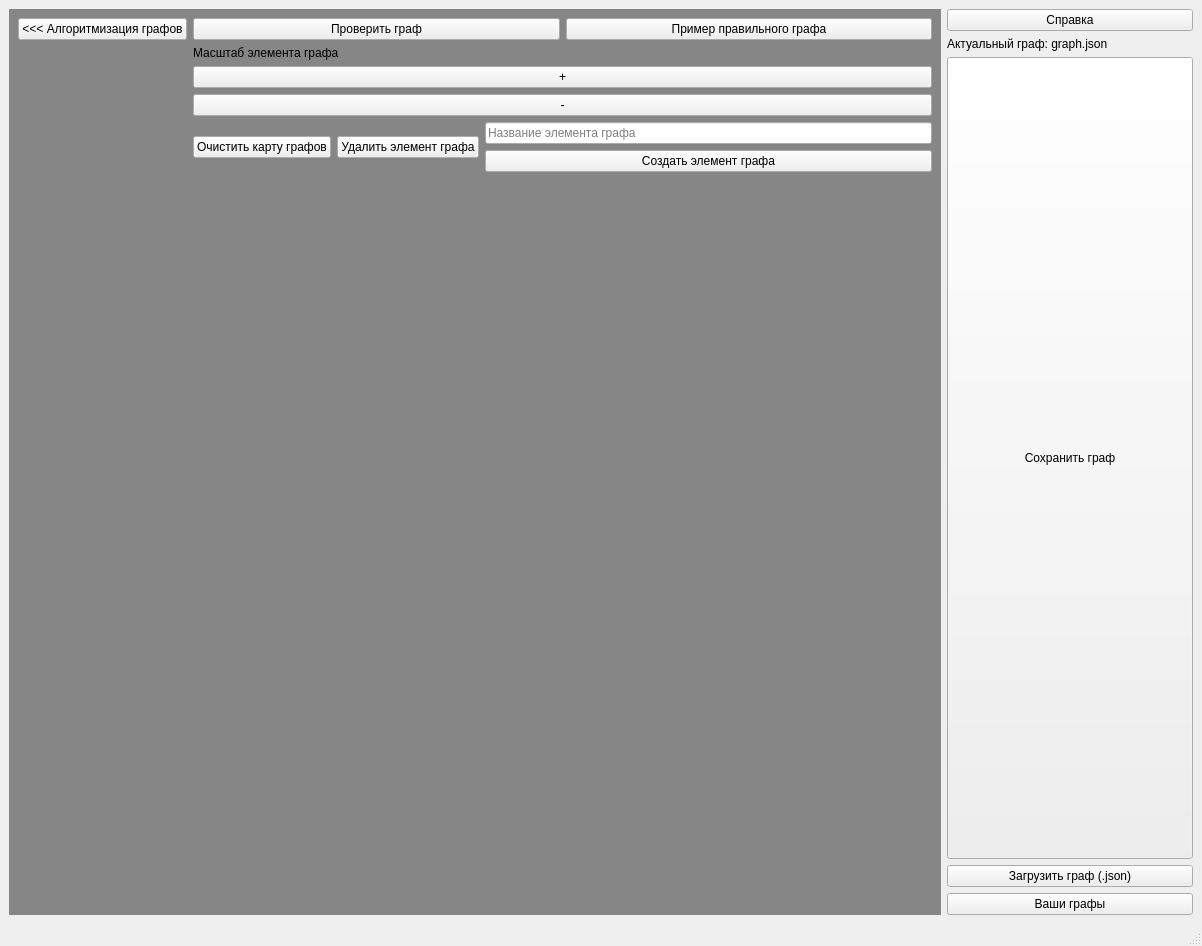
<?xml version="1.0" encoding="UTF-8"?>
<ui version="4.0">
 <class>MainWindow</class>
 <widget class="QMainWindow" name="MainWindow">
  <property name="geometry">
   <rect>
    <x>0</x>
    <y>0</y>
    <width>1202</width>
    <height>946</height>
   </rect>
  </property>
  <property name="sizePolicy">
   <sizepolicy hsizetype="Expanding" vsizetype="Expanding">
    <horstretch>0</horstretch>
    <verstretch>0</verstretch>
   </sizepolicy>
  </property>
  <property name="windowTitle">
   <string>MainWindow</string>
  </property>
  <property name="autoFillBackground">
   <bool>false</bool>
  </property>
  <widget class="QWidget" name="centralwidget">
   <layout class="QHBoxLayout" name="horizontalLayout">
    <item>
     <widget class="QStackedWidget" name="StackedWidget">
      <property name="styleSheet">
       <string notr="true">QStackedWidget {
	background-color: rgb(134, 134, 134)
}</string>
      </property>
      <property name="currentIndex">
       <number>0</number>
      </property>
      <widget class="QWidget" name="First_Page">
       <layout class="QVBoxLayout" name="verticalLayout_3">
        <item>
         <layout class="QFormLayout" name="formLayout_3">
          <item row="0" column="0">
           <layout class="QVBoxLayout" name="FP_VerticalLayout1">
            <item>
             <widget class="QPushButton" name="FP_VL1_PushButton">
              <property name="text">
               <string>&lt;&lt;&lt; Алгоритмизация графов</string>
              </property>
             </widget>
            </item>
           </layout>
          </item>
          <item row="0" column="1">
           <layout class="QHBoxLayout" name="horizontalLayout_2">
            <item>
             <widget class="QPushButton" name="FP_VP3_CheckGraphBtn">
              <property name="text">
               <string>Проверить граф</string>
              </property>
             </widget>
            </item>
            <item>
             <widget class="QPushButton" name="FP_VP3_GreatGraphExampleBtn">
              <property name="text">
               <string>Пример правильного графа</string>
              </property>
             </widget>
            </item>
           </layout>
          </item>
          <item row="1" column="1">
           <layout class="QVBoxLayout" name="verticalLayout_2">
            <item>
             <widget class="QLabel" name="label">
              <property name="enabled">
               <bool>true</bool>
              </property>
              <property name="text">
               <string>Масштаб элемента графа</string>
              </property>
             </widget>
            </item>
            <item>
             <widget class="QPushButton" name="pushButton_2">
              <property name="text">
               <string>+</string>
              </property>
             </widget>
            </item>
            <item>
             <widget class="QPushButton" name="pushButton">
              <property name="text">
               <string>-</string>
              </property>
             </widget>
            </item>
           </layout>
          </item>
          <item row="2" column="1">
           <layout class="QHBoxLayout" name="horizontalLayout_3">
            <item>
             <widget class="QPushButton" name="pushButton_3">
              <property name="text">
               <string>Очистить карту графов</string>
              </property>
             </widget>
            </item>
            <item>
             <widget class="QPushButton" name="pushButton_4">
              <property name="text">
               <string>Удалить элемент графа</string>
              </property>
             </widget>
            </item>
            <item>
             <layout class="QVBoxLayout" name="verticalLayout_4">
              <item>
               <widget class="QLineEdit" name="FP_VP2_LineEdit">
                <property name="text">
                 <string/>
                </property>
                <property name="placeholderText">
                 <string>Название элемента графа</string>
                </property>
                <property name="clearButtonEnabled">
                 <bool>true</bool>
                </property>
               </widget>
              </item>
              <item>
               <widget class="QPushButton" name="FP_VP2_PushButton">
                <property name="text">
                 <string>Создать элемент графа</string>
                </property>
               </widget>
              </item>
             </layout>
            </item>
           </layout>
          </item>
         </layout>
        </item>
       </layout>
      </widget>
      <widget class="QWidget" name="Second_Page">
       <layout class="QVBoxLayout" name="verticalLayout">
        <item>
         <layout class="QFormLayout" name="formLayout_2">
          <item row="0" column="0">
           <layout class="QFormLayout" name="formLayout">
            <item row="0" column="0">
             <widget class="QPushButton" name="SP_HL_VL_VL_PushButton">
              <property name="enabled">
               <bool>true</bool>
              </property>
              <property name="text">
               <string>&lt;&lt;&lt; Редактор графов</string>
              </property>
             </widget>
            </item>
            <item row="1" column="0">
             <widget class="QPushButton" name="SP_HL_VL_VL2_PushButton">
              <property name="text">
               <string>Обойти граф</string>
              </property>
             </widget>
            </item>
           </layout>
          </item>
          <item row="0" column="1">
           <layout class="QHBoxLayout" name="SP_HL_HorizontalLayout">
            <item>
             <layout class="QVBoxLayout" name="SP_HL_HL_VerticalLayout">
              <item>
               <widget class="QLabel" name="SP_HL_HL_VL1_Label">
                <property name="text">
                 <string>Выбрать цвет стрелки:</string>
                </property>
               </widget>
              </item>
              <item>
               <widget class="QListWidget" name="SP_HL_HL_VL1_ListWidget">
                <item>
                 <property name="text">
                  <string>Красный</string>
                 </property>
                </item>
                <item>
                 <property name="text">
                  <string>Синий</string>
                 </property>
                </item>
                <item>
                 <property name="text">
                  <string>Зеленый</string>
                 </property>
                </item>
                <item>
                 <property name="text">
                  <string>Желтый </string>
                 </property>
                </item>
                <item>
                 <property name="text">
                  <string>Розовый</string>
                 </property>
                </item>
                <item>
                 <property name="text">
                  <string>Фиолетовый</string>
                 </property>
                </item>
                <item>
                 <property name="text">
                  <string>Голубой</string>
                 </property>
                </item>
                <item>
                 <property name="text">
                  <string>Пурпурный</string>
                 </property>
                </item>
                <item>
                 <property name="text">
                  <string>Салатовый</string>
                 </property>
                </item>
                <item>
                 <property name="text">
                  <string>Коричневый</string>
                 </property>
                </item>
               </widget>
              </item>
              <item>
               <widget class="QPushButton" name="SP_HL_HL_VL1_ChangeColorBtn">
                <property name="text">
                 <string>Выбрать свой цвет</string>
                </property>
               </widget>
              </item>
             </layout>
            </item>
            <item>
             <layout class="QVBoxLayout" name="SP_HL_HL_VerticalLayout3">
              <item>
               <widget class="QLabel" name="SP_HL_HL_VL3_Label">
                <property name="text">
                 <string>Выбрать тип обхода дерева:</string>
                </property>
               </widget>
              </item>
              <item>
               <widget class="QListWidget" name="SP_HL_HL_VL3_ListWidget"/>
              </item>
             </layout>
            </item>
            <item>
             <layout class="QVBoxLayout" name="SP_HL_HL_VerticalLayout_2">
              <item>
               <widget class="QLabel" name="SP_HL_HL_VL2_Label">
                <property name="text">
                 <string>Выбрать тип перемещения стрелок:</string>
                </property>
               </widget>
              </item>
              <item>
               <widget class="QListWidget" name="SP_HL_HL_VL2_ListWidget"/>
              </item>
             </layout>
            </item>
           </layout>
          </item>
          <item row="1" column="0" colspan="2">
           <widget class="QMdiArea" name="mdiArea_2"/>
          </item>
         </layout>
        </item>
       </layout>
      </widget>
     </widget>
    </item>
    <item>
     <layout class="QGridLayout" name="gridLayout">
      <property name="sizeConstraint">
       <enum>QLayout::SetNoConstraint</enum>
      </property>
      <item row="1" column="0">
       <widget class="QLabel" name="VP_Label">
        <property name="text">
         <string>Актуальный граф: graph.json</string>
        </property>
       </widget>
      </item>
      <item row="2" column="0">
       <widget class="QPushButton" name="pushButton_5">
        <property name="sizePolicy">
         <sizepolicy hsizetype="Expanding" vsizetype="Expanding">
          <horstretch>0</horstretch>
          <verstretch>0</verstretch>
         </sizepolicy>
        </property>
        <property name="text">
         <string>Сохранить граф</string>
        </property>
       </widget>
      </item>
      <item row="3" column="0">
       <widget class="QPushButton" name="VP_UploadGraphButton">
        <property name="text">
         <string>Загрузить граф (.json)</string>
        </property>
       </widget>
      </item>
      <item row="4" column="0">
       <widget class="QPushButton" name="VP_PushButton1">
        <property name="text">
         <string>Ваши графы</string>
        </property>
       </widget>
      </item>
      <item row="0" column="0">
       <widget class="QPushButton" name="Info">
        <property name="enabled">
         <bool>true</bool>
        </property>
        <property name="cursor">
         <cursorShape>ArrowCursor</cursorShape>
        </property>
        <property name="text">
         <string>Справка</string>
        </property>
       </widget>
      </item>
     </layout>
    </item>
   </layout>
  </widget>
  <widget class="QMenuBar" name="menubar">
   <property name="geometry">
    <rect>
     <x>0</x>
     <y>0</y>
     <width>1202</width>
     <height>21</height>
    </rect>
   </property>
  </widget>
  <widget class="QStatusBar" name="statusbar"/>
 </widget>
 <resources/>
 <connections/>
</ui>
